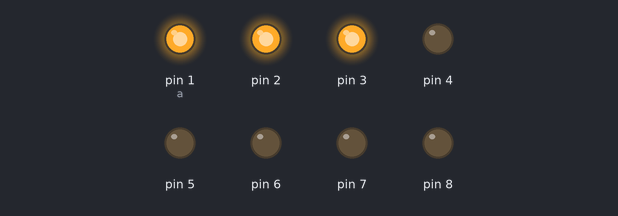
Simulated run of this sketch. Board: Arduino Uno, built with avr-gcc and run on an emulated ATmega328P. On the bench: output pins drawn as LEDs (lit = HIGH).

Above: at 0.05 s.
At 0.35 s:
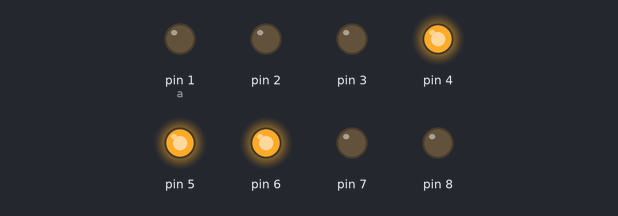
At 0.75 s:
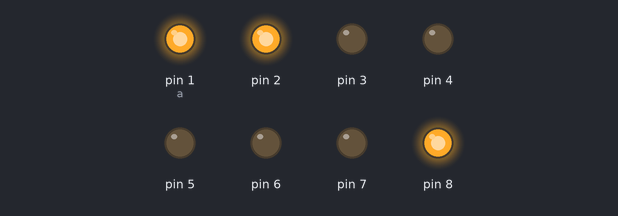
At 1.45 s:
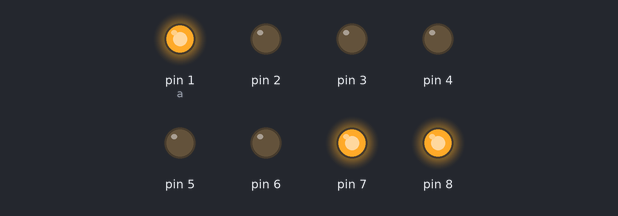
At 2.15 s:
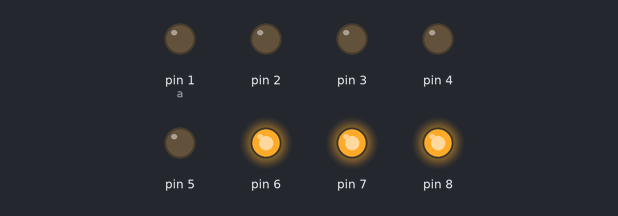
At 2.85 s:
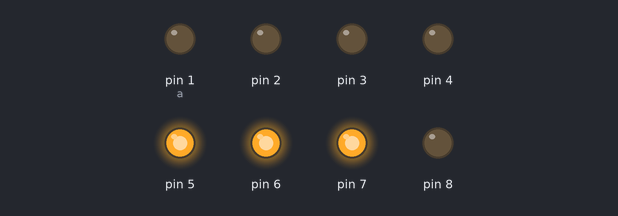
Timing chart, 0 to 3.1 s (numbered marks = the images above):
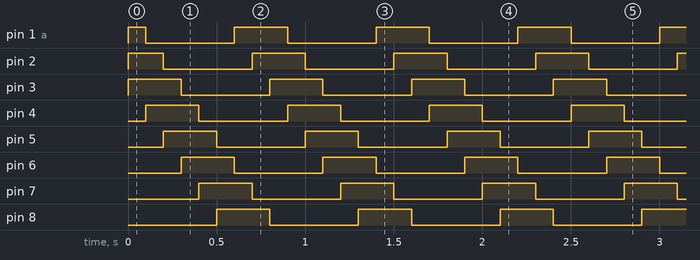

The sketch:

series.ino
```cpp
void setup() {
  for(int i = 1 ; i <=8 ; i++) {
    pinMode(i, OUTPUT);
  }
}

void loop() {
  for(int i = 1 ; i <9 ; i++) {
    for(int i = 1 ; i <=8 ; i++) {
      digitalWrite(i, LOW);
    }
    int a = i;
    int b = (i+1) > 8 ? (i-7) : (i+1);
    int c = (i+2) > 8 ? (i-6) : (i+2);
    digitalWrite(a, HIGH);
    digitalWrite(b, HIGH);
    digitalWrite(c, HIGH);
    delay(100);
  }

}
```

Measured:
- by itself, pin 1 (a), pin 2: repeats every 0.80 s: LOW 0.50 s, HIGH 0.30 s
- by itself, pin 3–8: alternates HIGH for 0.30 s and LOW for 0.50 s
- by itself, everything shown: repeats every 0.80 s, in 8 steps
